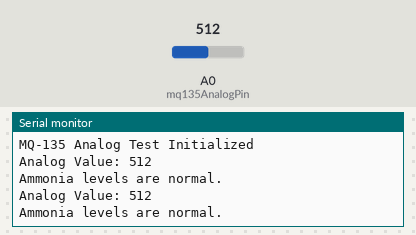
The sketch below on a simulated ESP8266 (NodeMCU). Shown: the last lines printed to the serial monitor. Inputs (shaded band) come from the test bench; at power-on: A0 (mq135AnalogPin) = 512. WiFi joins after 1.5 s; servers stay silent unless stated.

Above: at 3.2 s.
3.3 s: A0 (mq135AnalogPin) set to 689
At 4.6 s:
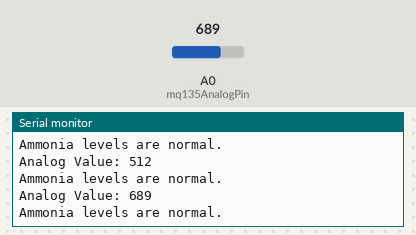
4.8 s: A0 (mq135AnalogPin) set to 710
At 5.8 s:
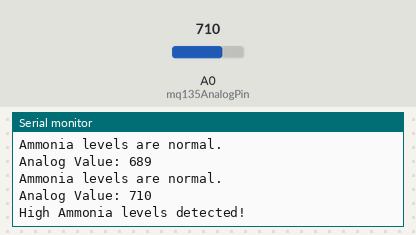
Timing chart, 0 to 7.8 s (numbered marks = the images above; inputs shaded):
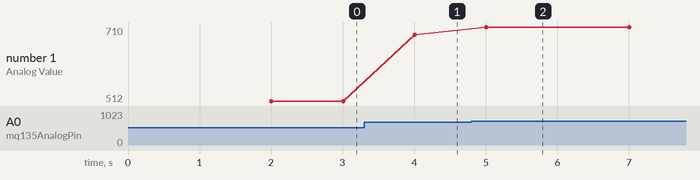

The sketch:

mq135_linenoti.ino
```cpp
#include <ESP8266WiFi.h>
#include <TridentTD_LineNotify.h>

// Your Wi-Fi credentials
const char* ssid = "North";         // Replace with your WiFi SSID
const char* password = "11111111"; // Replace with your WiFi password

// Line Notify Token (replace with your generated token)
#define LINE_TOKEN "H1sluwyN7R4ALZkKvFiRoKzIq7FLn9k4gZkSwFgWDSW"  // Line Notify token

// Pin Definitions
const int mq135AnalogPin = A0;  // Analog input pin for MQ-135

// Define a threshold value for Ammonia (You may need to calibrate this)
const int ammoniaThreshold = 700;  // Adjust this based on calibration

void setup() {
  // Initialize serial communication
  Serial.begin(115200);

  // Initialize Wi-Fi connection
  WiFi.begin(ssid, password);
  Serial.println("Connecting to WiFi...");

  while (WiFi.status() != WL_CONNECTED) {
    delay(1000);
    Serial.print(".");
  }

  Serial.println("\nConnected to WiFi!");

  // Initialize Line Notify with your token
  LINE.setToken(LINE_TOKEN);

  Serial.println("MQ-135 Analog Test Initialized");
}

void loop() {
  // Read the analog signal from MQ-135
  int analogValue = analogRead(mq135AnalogPin);

  // Display the analog value for debugging
  Serial.print("Analog Value: ");
  Serial.println(analogValue);

  // Check if the analog value exceeds the threshold
  if (analogValue > ammoniaThreshold) {
    Serial.println("High Ammonia levels detected!");

    // Send notification via Line Notify
    LINE.notify("Warning: High levels of Ammonia detected! : ");

    // Small delay to avoid sending too many notifications
    delay(1000);  // Wait 1 minute before checking again
  } else {
    Serial.println("Ammonia levels are normal.");
  }

  // Simple delay for readability (2 seconds)
  delay(1000);
}
```

Measured:
- the behaviour switches between 700 and 701 on A0 (mq135AnalogPin) (found by bisection; images 1 and 2)
- after the input at 3.3 s, the serial monitor: prints a new line after 0.71 s (image 1)
- after the input at 4.8 s, the serial monitor: prints a new line after 0.21 s (image 2)
- plotted number 1: 512 → 689 after the input at 3.3 s, 689 → 710 after the input at 4.8 s
